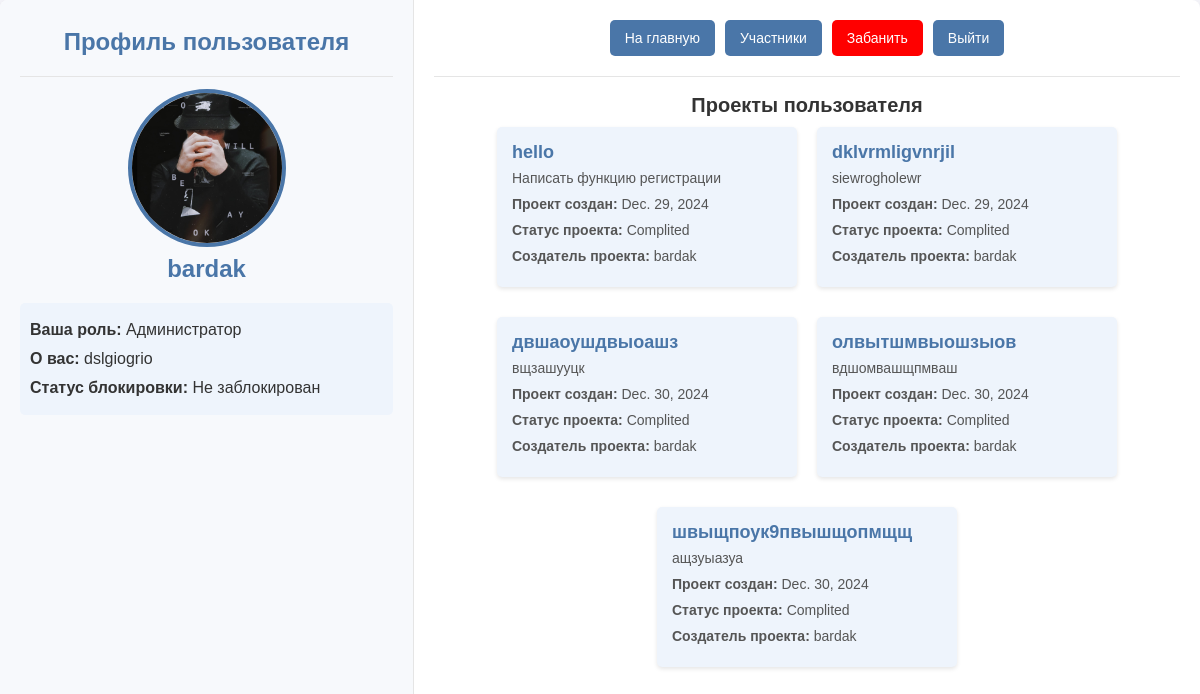
Page /profiles/info/1/ on the committed database.
### scp/models.py (models this page shows, shortened)
class Profile(models.Model):
    puser = models.OneToOneField(User, on_delete=models.CASCADE, related_name='profile', unique=True)
    bio = models.TextField(blank=True, null=True)
    avatar = models.ImageField(upload_to='./profile_avatars/', blank=True, null=True)
    role = models.CharField(max_length=50, blank=True, choices=Role.ROLE_CHOICES, default='Executor')
    status = models.CharField(max_length=50, choices=Status.BLACKLIST_CHOICES, default='NotBanned')

class Project(models.Model):
    title = models.CharField(max_length=100)
    description = models.TextField()
    code = models.TextField()
    language = models.CharField(max_length=50, choices=Language.LANGUAGE_CHOICES, default='Not_specified')
    status = models.CharField(max_length=50,choices=Status.STATUS_CHOICES, default='Waiting')
    owner = models.ForeignKey(User, on_delete=models.CASCADE,related_name='p_owner')
    participants = models.ManyToManyField(User, blank=True, related_name='p_participants')
    created_at = models.DateField(auto_now_add=True)
    start_date = models.DateField()
    end_date = models.DateField()

### scp/views.py (the view)
# urls.py: path('profiles/info/<int:user_id>/', views.profiles_info, name='profiles_info'),
def profiles_info(request, user_id):
    profiles = get_object_or_404(Profile, puser = user_id)
    projects = Project.objects.filter(owner = user_id)
    return render(request, 'profiles_info.html', {'profile':profiles, 'projects':projects})

### scp/templates/profiles_info.html (shortened to what this page needs)
{% load static %}
<!DOCTYPE html>
<html lang="ru">
<head>
    <link href="{% static 'profile.css' %}" rel="stylesheet"/>
</head>
<body>
    <div class="container">
        <div class="left-container">
            <h1>Профиль пользователя</h1>
            <hr>
            {% if profile.avatar %}
                <div class="avatar-container">
                    <img src="{{ profile.avatar.url }}" alt="Profile Image" class="avatar"/>
                </div>
            {% else %}
                <p class="no-avatar">Нет загруженной аватарки.</p>
            {% endif %}
            <h1>{{ profile.puser }}</h1>
            <div class="profile-info">
                <p><strong>Ваша роль:</strong> {{ profile.role }}</p>
                <p><strong>О вас:</strong> {{ profile.bio }}</p>
                <p><strong>Статус блокировки:</strong> {{ profile.status }}</p>
            </div>
        </div>
        <div class="right-container">
            <div class="button-form">
                <form method="post" action="{% url 'home' %}">
                    <button type="submit">На главную</button>
                </form>
                <form method="post" action="{% url 'profiles' %}">
                    <button type="submit">Участники</button>
                </form>
                {% if profile.status == "Не заблокирован" %}
                    <form method="post" action="{% url 'ban_user' profile.puser.id%}">
                        <button type="submit" class="ban">Забанить</button>
                    </form>
                {% endif %}
                <form method="post" action="{% url 'logout_view' %}">
                    <button type="submit">Выйти</button>
                </form>
            </div>
            <hr>
            <div class="title-project">
                <h2>Проекты пользователя</h2>
            </div>
            <div class="projects-container">
                {% for project in projects %}
                    <form method="post" action="{% url 'info_project' project.id %}">
                        <button type="submit" class="project-btn">
                            <h3>{{ project.title }}</h3>
                            <p>{{ project.description }}</p>
                            <p><strong>Проект создан:</strong> {{ project.created_at }}</p>
                            <p><strong>Статус проекта:</strong> {{ project.status }}</p>
                            <p><strong>Создатель проекта:</strong> {{ project.owner }}</p>
                        </button>
                    </form>
                {% empty %}
                    <p class="empty">Проекты отсутствуют</p>
                {% endfor %}
            </div>
        </div>
    </div>
</body>
</html>

### scp/static/profile.css (style rules this page uses)
body { margin: 0; font-family: Arial, sans-serif; background-color: #f4f4f9; color: #333; display: flex; flex-direction: column; height: 100vh; padding: 0; }
.container { display: flex; flex: 1; width: 100%; background: #fff; box-shadow: 0 4px 8px rgba(0, 0, 0, 0.1); border-radius: 8px; overflow: hidden; margin: 0 auto; }
.left-container { flex: 1; padding: 20px; background: #f7f9fc; border-right: 1px solid #e5e5e5; overflow-y: auto; }
.right-container { flex: 2; padding: 20px; overflow-y: auto; }
h1 { font-size: 24px; margin-top: 8px; margin-bottom: 20px; color: #4a76a8; text-align: center; }
p { margin: 8px 0; line-height: 1.5; }
.avatar-container { width: 150px; height: 150px; border-radius: 50%; overflow: hidden; border: 4px solid #4a76a8; justify-self: center; }
.avatar { width: 100%; height: 100%; object-fit: cover; }
.profile-info { margin-top: 20px; background: #eef4fc; padding: 10px; border-radius: 5px; }
.profile-info p { margin: 5px 0; }
.button-form { display: flex; flex-wrap: wrap; gap: 10px; justify-self: center; margin-bottom: 20px; }
.button-form .ban { color: rgb(255, 255, 255); background-color: red; }
.button-form button { flex: 1; padding: 10px 15px; border: none; border-radius: 5px; background-color: #4a76a8; color: white; cursor: pointer; font-size: 14px; transition: background 0.3s; }
hr { margin: 12px 0; border: none; border-top: 1px solid #e5e5e5; }
h2 { text-align: center; font-size: 20px; color: #333; margin-bottom: 10px; }
.projects-container { display: flex; flex-wrap: wrap; gap: 20px; justify-content:center; }
.project-btn { width: 300px; text-align: left; background: #eef4fc; padding: 15px; border: none; border-radius: 5px; box-shadow: 0 2px 4px rgba(0, 0, 0, 0.1); transition: background 0.3s; color: #333; cursor: pointer; margin-bottom: 10px; }
.project-btn h3 { margin: 0; font-size: 18px; color: #4a76a8; }
.project-btn p { margin: 5px 0; font-size: 14px; color: #555; }

### rows in the picture
Profile: avatar (picture), puser "bardak", role "Администратор", bio "dslgiogrio", status "Не заблокирован"
Project: title "hello", description "Написать функцию регистрации", created_at "Dec. 29, 2024", status "Complited", owner "bardak"
Project: title "dklvrmligvnrjil", description "siewrogholewr", created_at "Dec. 29, 2024", status "Complited", owner "bardak"
Project: title "двшаоушдвыоашз", description "вщзашууцк", created_at "Dec. 30, 2024", status "Complited", owner "bardak"
Project: title "олвытшмвыошзыов", description "вдшомвашщпмваш", created_at "Dec. 30, 2024", status "Complited", owner "bardak"
Project: title "швыщпоук9пвышщопмщщ", description "ащзуыазуа", created_at "Dec. 30, 2024", status "Complited", owner "bardak"
